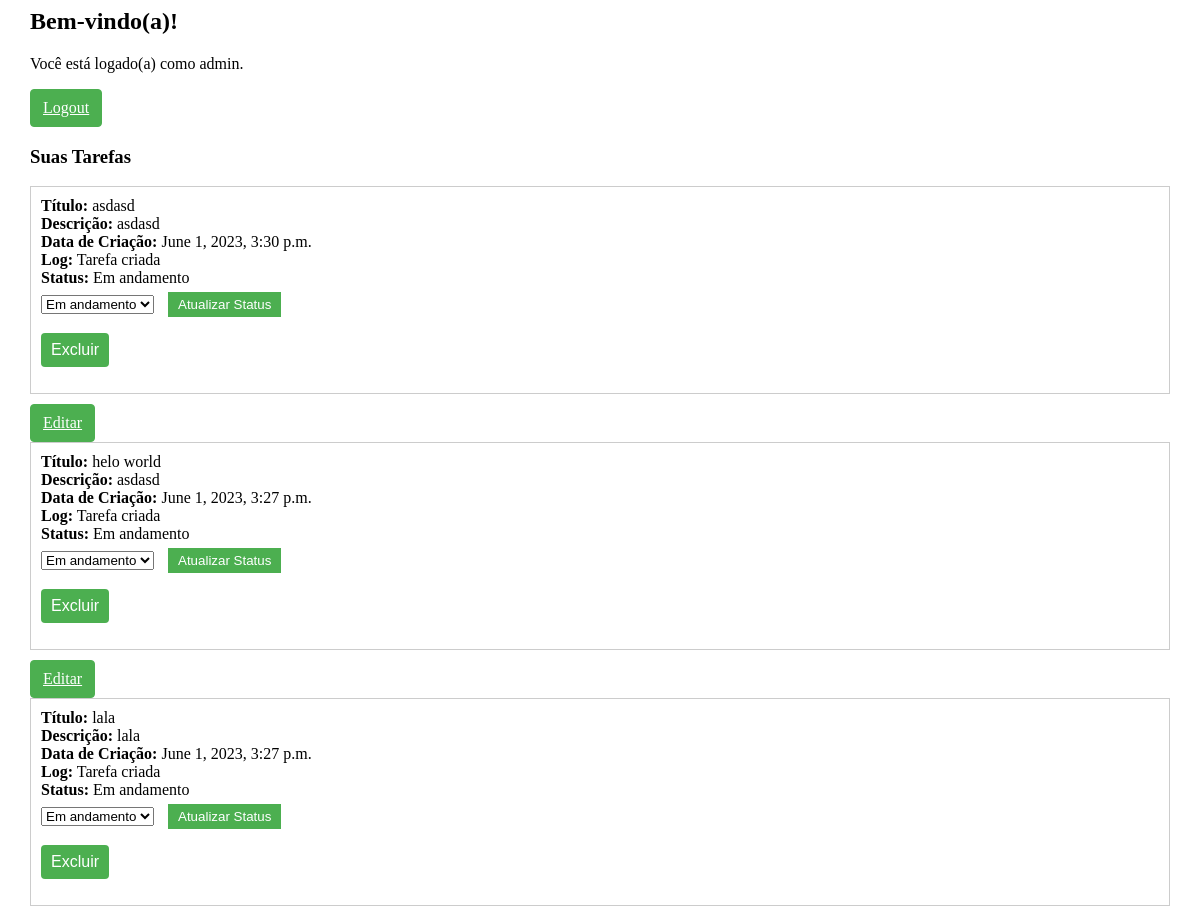
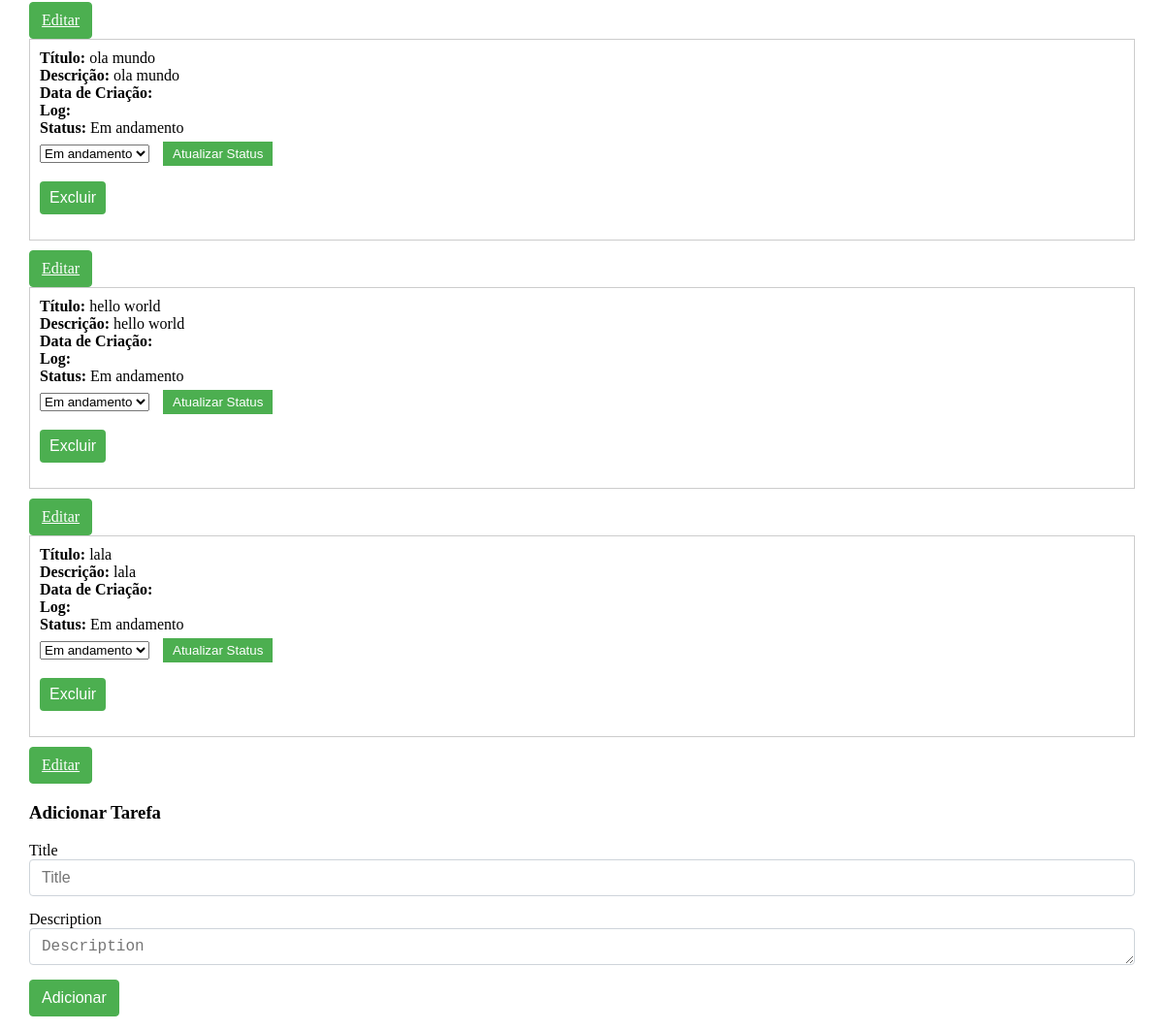
Page /list/ (signed in) on the earlier database version (2 pictures, top to bottom).
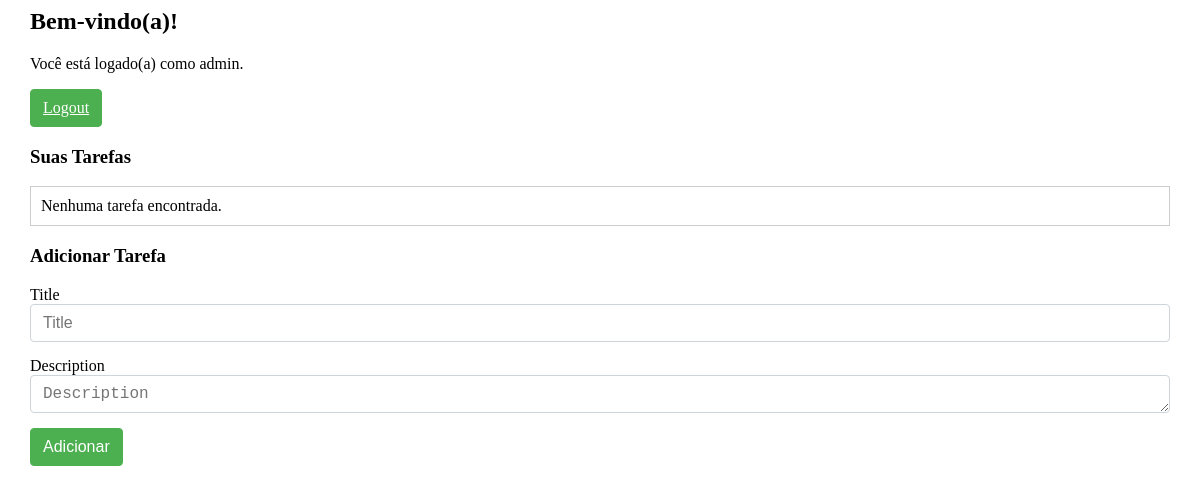
Same page on the later database version.
### list/models.py (models this page shows, shortened)
class Task(models.Model):
    STATUS_CHOICES = (
        ('IN_PROGRESS', 'Em andamento'),
        ('COMPLETED', 'Concluída'),
    )
    title = models.CharField(max_length=100)
    description = models.TextField()
    status = models.CharField(max_length=20, choices=STATUS_CHOICES, default='IN_PROGRESS')
    user = models.ForeignKey(User, on_delete=models.CASCADE)

class TaskLog(models.Model):
    task = models.OneToOneField(Task, on_delete=models.CASCADE)
    created_at = models.DateTimeField(auto_now_add=True)
    message = models.CharField(max_length=100, default='message')

### list/views.py (the view, shortened to what this page needs)
# urls.py: path('', views.home_view, name='home'),
@login_required
def home_view(request):
    user = request.user
    tasks = Task.objects.filter(user=user).order_by('-tasklog__created_at')
    form = TaskForm()
    context = {
        'user': user,
        'tasks': tasks,
        'form': form
    }
    return render(request, 'home.html', context)

### list/forms.py
class TaskForm(forms.ModelForm):
    class Meta:
        model = Task
        fields = ['title', 'description']

### list/templates/home.html (shortened to what this page needs)
{% load static %}
{% load bootstrap4 %}
{% block content %}
<link rel="stylesheet" type="text/css" href="{% static 'style.css' %}">
<div class="container">
  <h2 class="welcome">Bem-vindo(a)!</h2>
  <p>Você está logado(a) como {{ user.username }}.</p>
  <a href="{% url 'account_logout' %}" class="btn btn-danger">Logout</a>
  <h3 class="task-heading">Suas Tarefas</h3>
  <ul class="task-list">
    {% for task in tasks %}
      <li>
        <strong>Título:</strong> {{ task.title }}<br>
        <strong>Descrição:</strong> {{ task.description }}<br>
        <strong>Data de Criação:</strong> {{ task.tasklog.created_at }}<br>
        <strong>Log:</strong> {{ task.tasklog.message }}<br>
        <strong>Status:</strong> {{ task.get_status_display }}<br>
        <form method="POST" action="{% url 'list:update_status' task.id %}">
          <select name="status" class="status-select">
            <option value="IN_PROGRESS" {% if task.status == 'IN_PROGRESS' %}selected{% endif %}>Em andamento</option>
          </select>
          <button type="submit" class="update-button">Atualizar Status</button>
        </form>
        <form method="POST" action="{% url 'list:delete_task' task.id %}">
          <button type="submit" class="delete-button btn btn-danger">Excluir</button>
        </form>
      </li>
      <a href="{% url 'list:edit_task' task.id %}" class="btn btn-primary">Editar</a>
    {% empty %}
      <li>Nenhuma tarefa encontrada.</li>
    {% endfor %}
  </ul>
  <h3 class="add-task-heading">Adicionar Tarefa</h3>
  <form method="POST" action="{% url 'list:home' %}" class="form-group">
    {% bootstrap_form form %}
    <button type="submit" class="btn btn-primary">Adicionar</button>
  </form>
</div>
{% endblock %}

### static/style.css (style rules this page uses)
.task-list { list-style-type: none; padding: 0; }
.task-list li { margin-bottom: 10px; border: 1px solid #ccc; padding: 10px; }
.container { max-width: 1140px; margin-left: auto; margin-right: auto; padding-left: 15px; padding-right: 15px; }
.form-group { margin-bottom: 15px; }
.form-control { display: block; width: 100%; height: calc(1.5em + 0.75rem + 2px); padding: 0.375rem 0.75rem; font-size: 1rem; font-weight: 400; line-height: 1.5; color: #495057; background-color: #fff; background-clip: padding-box; border: 1px solid #ced4da; border-radius: 0.25rem; transition: border-color 0.15s ease-in-out, box-shadow 0.15s ease-in-out; }
.btn { display: inline-block; font-weight: 400; color: #fff; text-align: center; vertical-align: middle; -webkit-user-select: none; -moz-user-select: none; -ms-user-select: none; user-select: none; background-color: #4CAF50; border: 1px solid #4CAF50; padding: 0.375rem 0.75rem; font-size: 1rem; line-height: 1.5; border-radius: 0.25rem; transition: color 0.15s ease-in-out, background-color 0.15s ease-in-out, border-color 0.15s ease-in-out, box-shadow 0.15s ease-in-out; }
.btn-primary { background-color: #4CAF50; border-color: #4CAF50; }

Differences in the rows shown:
removed Task: title "asdasd", description "asdasd", tasklog.created_at "June 1, 2023, 3:30 p.m.", tasklog.message "Tarefa criada", status "Em andamento"
removed Task: title "helo world", description "asdasd", tasklog.created_at "June 1, 2023, 3:27 p.m.", tasklog.message "Tarefa criada", status "Em andamento"
removed Task: title "lala", description "lala", tasklog.created_at "June 1, 2023, 3:27 p.m.", tasklog.message "Tarefa criada", status "Em andamento"
removed Task: title "ola mundo", description "ola mundo", status "Em andamento"
removed Task: title "hello world", description "hello world", status "Em andamento"
removed Task: title "lala", description "lala", status "Em andamento"
Other differences:
text now shown: "Nenhuma tarefa encontrada."
